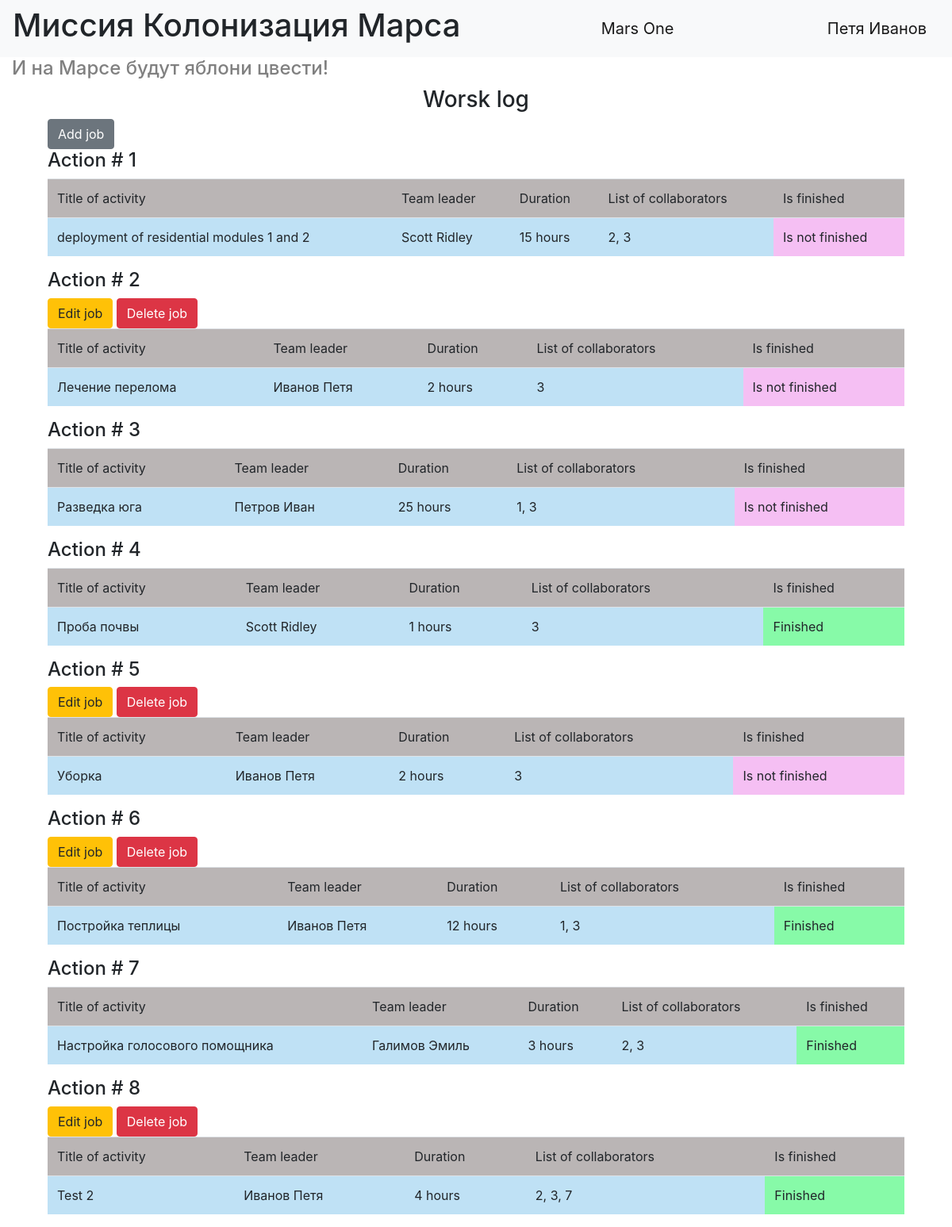
/ (signed in), run on the app's committed database.
### data/users.py (models this page shows, shortened)
class User(SqlAlchemyBase, UserMixin, SerializerMixin):
    __tablename__ = 'users'
    id = sqlalchemy.Column(sqlalchemy.Integer,
                           primary_key=True, autoincrement=True)
    surname = sqlalchemy.Column(sqlalchemy.String, nullable=True)
    name = sqlalchemy.Column(sqlalchemy.String, nullable=True)
    age = sqlalchemy.Column(sqlalchemy.Integer, nullable=True)
    position = sqlalchemy.Column(sqlalchemy.String, nullable=True)
    speciality = sqlalchemy.Column(sqlalchemy.String, nullable=True)
    address = sqlalchemy.Column(sqlalchemy.String, nullable=True)
    email = sqlalchemy.Column(sqlalchemy.String,
                              index=True, unique=True, nullable=True)
    hashed_password = sqlalchemy.Column(sqlalchemy.String, nullable=True)
    modified_date = sqlalchemy.Column(sqlalchemy.DateTime, default=datetime.datetime.now)
    jobs = orm.relation("Jobs", back_populates='user')

### data/jobs.py (models this page shows)
class Jobs(SqlAlchemyBase, SerializerMixin):
    __tablename__ = 'jobs'
    id = sqlalchemy.Column(sqlalchemy.Integer,
                           primary_key=True, autoincrement=True)
    team_leader = sqlalchemy.Column(sqlalchemy.Integer,
                                    sqlalchemy.ForeignKey("users.id"))
    job = sqlalchemy.Column(sqlalchemy.String, nullable=True)
    work_size = sqlalchemy.Column(sqlalchemy.Integer, nullable=True)
    collaborators = sqlalchemy.Column(sqlalchemy.String, nullable=True)
    start_date = sqlalchemy.Column(sqlalchemy.Date, nullable=True)
    end_date = sqlalchemy.Column(sqlalchemy.Date, nullable=True)
    is_finished = sqlalchemy.Column(sqlalchemy.Boolean, nullable=True)
    user = orm.relation('User')

### main.py (the view)
@app.route('/')
def job_list():
    db_sess = db_session.create_session()
    jobs = db_sess.query(Jobs)
    return render_template('index.html', jobs=jobs, title='Журнал работ')

### data/db_session.py (called while the page is built)
def create_session() -> Session:
    global __factory
    return __factory()

### main.py (called while the page is built)
@login_manager.user_loader
def load_user(user_id):
    db_sess = db_session.create_session()
    return db_sess.query(User).get(user_id)

### templates/index.html
{% extends "base.html" %}
{% block navbar_cont %}
    <h1>Миссия Колонизация Марса</h1>
{% endblock %}
{% block content %}
    {% set lab = "Action #" %}
    <h4 class="grey">И на Марсе будут яблони цвести!</h4>
    <h3 class="works-title">Worsk log</h3>
    <div class="all-jobs-table">
        {% if current_user.is_authenticated %}
        <a href="add_job" class="btn btn-secondary">Add job</a>
        {% endif %}
    {% for item in jobs %}
    <div class="jobs-table">
        <h4>{{lab}} {{loop.index}}</h4>
        {% if current_user.is_authenticated and current_user == item.user or current_user.id == 1 %}
            <div>
                <a href="/edit_job/{{ item.id }}" class="btn btn-warning">
                    Edit job
                </a>
                <a href="/job_delete/{{ item.id }}" class="btn btn-danger">
                    Delete job
                </a>
            </div>
        {% endif %}
        <table class="table">
          <thead>
            <tr>
              <td scope="col" class="table-head-grey">Title of activity</td>
              <td scope="col" class="table-head-grey">Team leader</td>
              <td scope="col" class="table-head-grey">Duration</td>
              <td scope="col" class="table-head-grey">List of collaborators</td>
              <td scope="col" class="table-head-grey">Is finished</td>
            </tr>
          </thead>
          <tbody>
            <tr>
              <td scope="row" class="table-body-blue">{{item.job}}</td>
              <td class="table-body-blue">{{item.user.surname}} {{item.user.name}}</td>
              <td class="table-body-blue">{{item.work_size}} hours</td>
              <td class="table-body-blue">{{item.collaborators}}</td>
              {% if item.is_finished == 0 %}
              <td class="table-body-pink">Is not finished</td>
              {% else %}
                <td class="table-body-green">Finished</td>
              {% endif %}
            </tr>
          </tbody>
        </table>
    </div>
    {% endfor %}
    </div>
{% endblock %}

### templates/base.html (shortened to what this page needs)
<!doctype html>
<html lang="en">
<head>
    <link rel="stylesheet"
          href="https://stackpath.bootstrapcdn.com/bootstrap/4.4.1/css/bootstrap.min.css"
>
    <link rel="stylesheet" type="text/css" href="{{url_for('static', filename='css/style.css')}}" />
</head>
<body>
<header>
    <nav class="navbar navbar-light bg-light">
        {% block navbar_cont %}{% endblock %}
        <a class="navbar-brand mars-one" href="#">Mars One</a>
        {% if current_user.is_authenticated %}
            <a class="navbar-brand" href="/logout">{{ current_user.name }} {{ current_user.surname}}</a>
        {% else %}
            <p>
                <a class="btn btn-primary " href="/register">Зарегистрироваться</a>
                <a class="btn btn-success" href="/login">Войти</a>
            </p>
        {% endif %}
    </nav>
</header>
<main role="main" class="container">
    {% block content %}{% endblock %}
</main>
</body>
</html>

### static/css/style.css (style rules this page uses)
.container { max-width: 1920px; }
h1, h4.grey { text-align: left; }
.mars-one { text-align: center; }
h4.grey { color: grey; }
.works-title { text-align: center; }
.jobs-table, .all-jobs-table { max-width: 1080px; margin: auto; }
.table-head-grey { background-color: #bab5b5; }
.table-body-blue { background-color: #bfe1f5; }
.table-body-pink { background-color: #f5bff3; }
.table-body-green { background-color: #87faa8; }

### data on the page
User: name "Петя", surname "Иванов"
Jobs: lab "Action #", job "deployment of residential modules 1 and 2", user.surname "Scott", user.name "Ridley", work_size "15", collaborators "2, 3", is_finished "Is not finished"
Jobs: lab "Action #", job "Лечение перелома", user.surname "Иванов", user.name "Петя", work_size "2", collaborators "3", is_finished "Is not finished"
Jobs: lab "Action #", job "Разведка юга", user.surname "Петров", user.name "Иван", work_size "25", collaborators "1, 3", is_finished "Is not finished"
Jobs: lab "Action #", job "Проба почвы", user.surname "Scott", user.name "Ridley", work_size "1", collaborators "3", is_finished "Finished"
Jobs: lab "Action #", job "Уборка", user.surname "Иванов", user.name "Петя", work_size "2", collaborators "3", is_finished "Is not finished"
Jobs: lab "Action #", job "Постройка теплицы", user.surname "Иванов", user.name "Петя", work_size "12", collaborators "1, 3", is_finished "Finished"
Jobs: lab "Action #", job "Настройка голосового помощника", user.surname "Галимов", user.name "Эмиль", work_size "3", collaborators "2, 3", is_finished "Finished"
Jobs: lab "Action #", job "Test 2", user.surname "Иванов", user.name "Петя", work_size "4", collaborators "2, 3, 7", is_finished "Finished"
